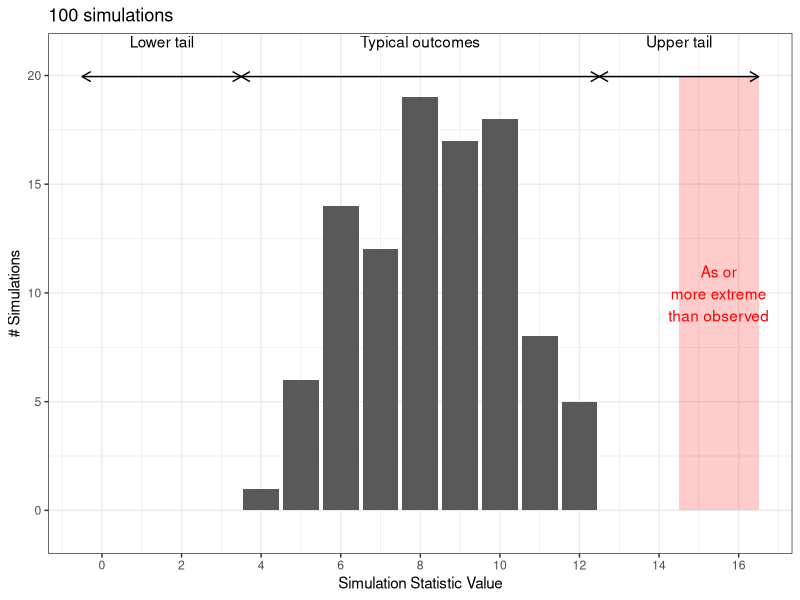
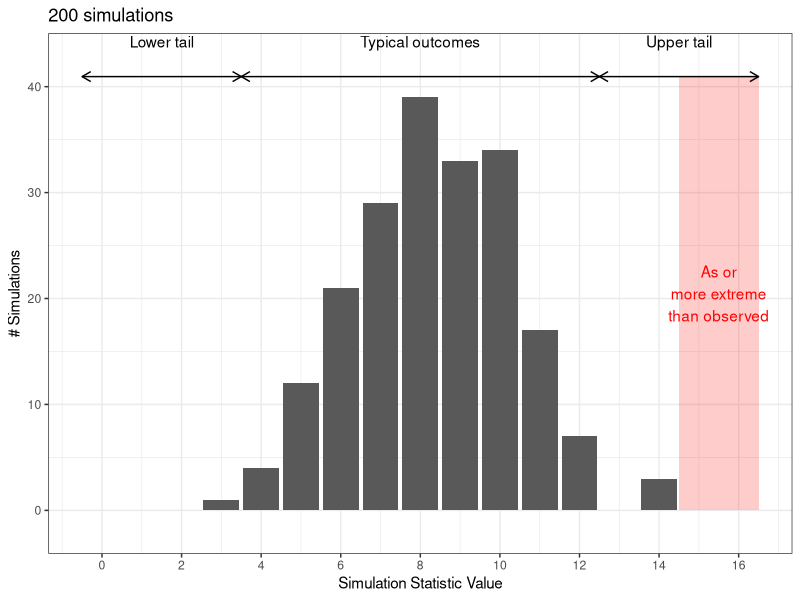
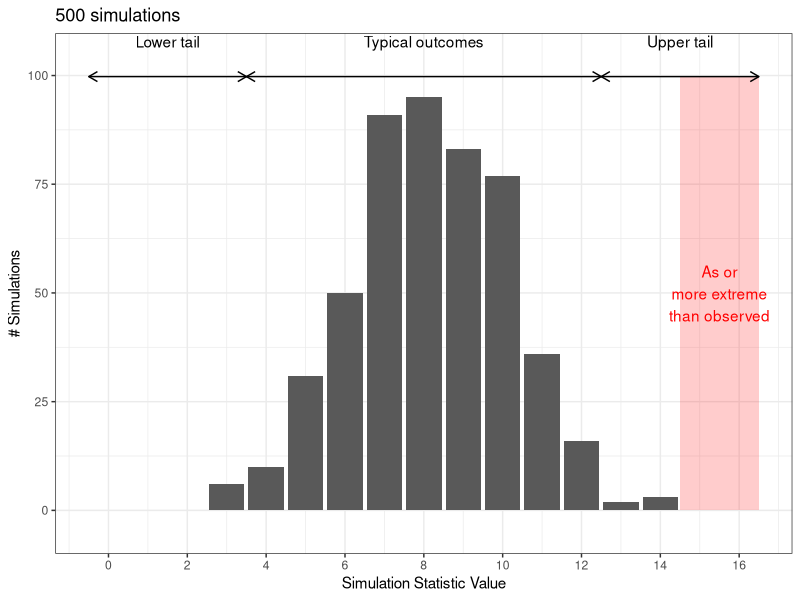
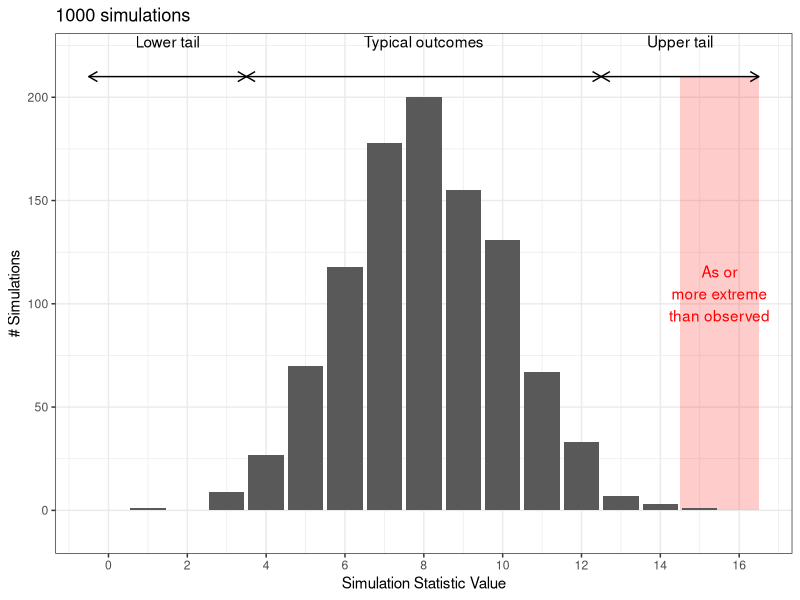
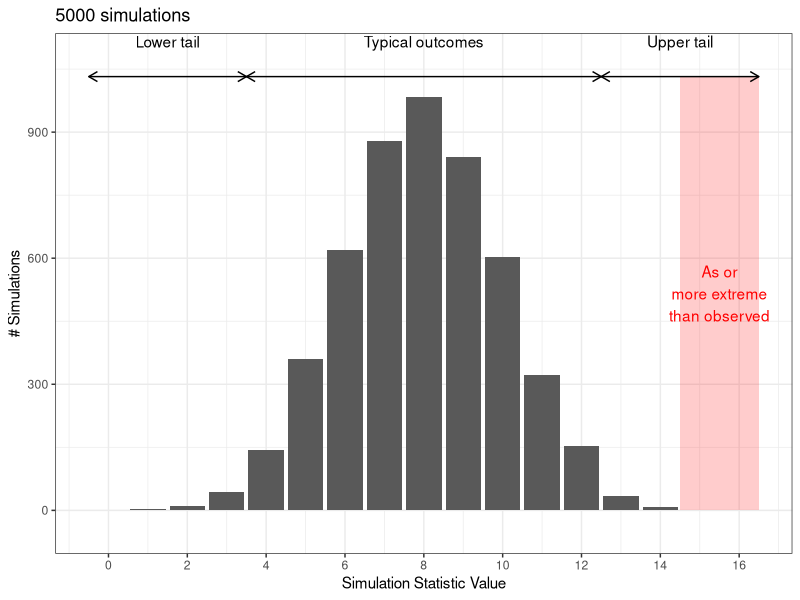
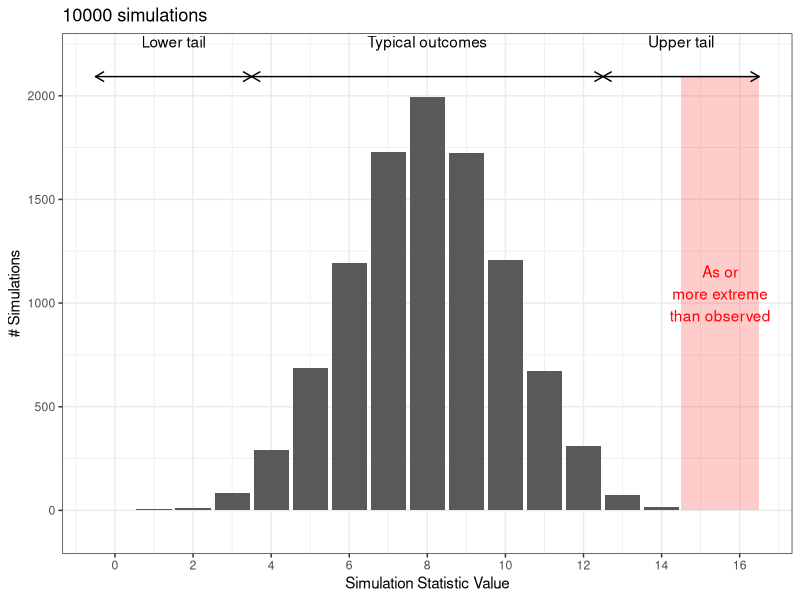
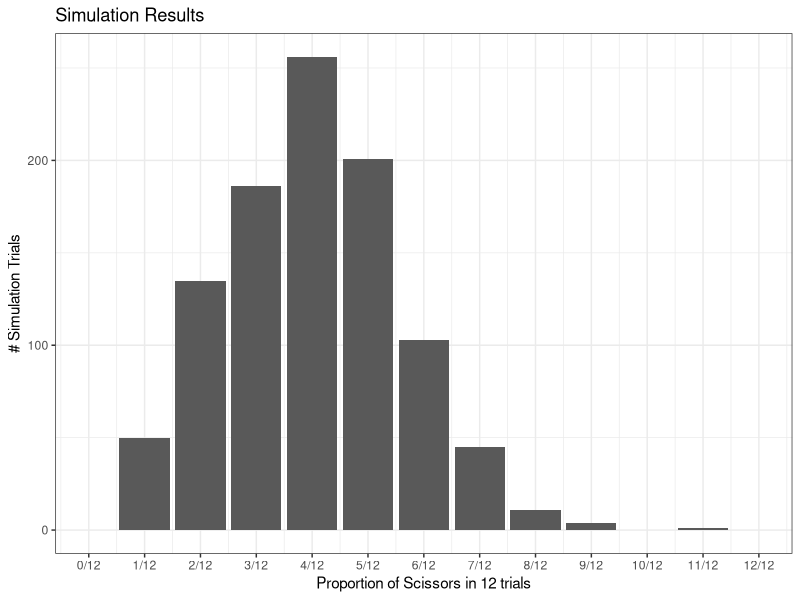
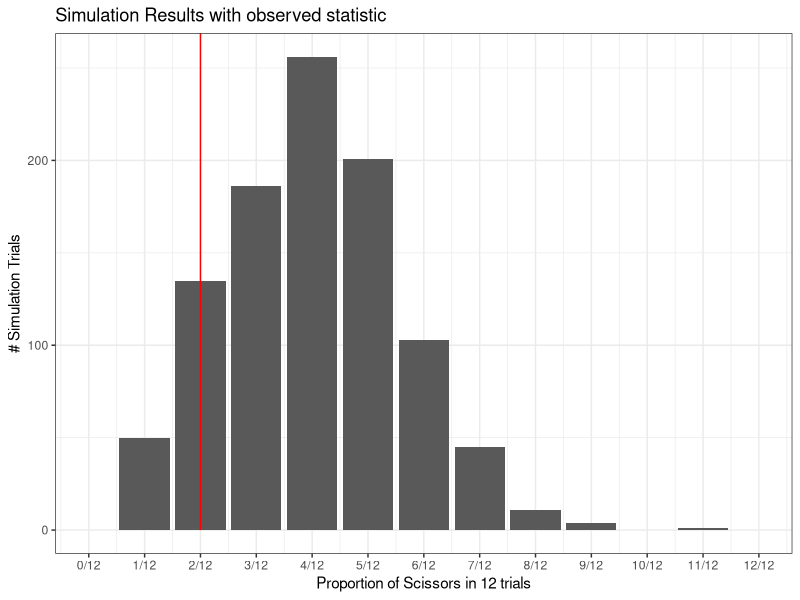

Source code (R) for these figures, in order:
## ---- chunk 1

library(ggplot2)
library(tidyverse)
knitr::opts_chunk$set(dpi=300, message = F, warning = F, echo = F, fig.width = 8, fig.height = 4, out.width = "80%", fig.align = "center", cache = T)
theme_set(theme_bw())
## ---- chunk 2
set.seed(50703092)
x2 <- rbinom(10000, 16, .5)
ymax <- function(x) max(table(x))*1.05
my_arrow <- arrow(ends = "both", length = unit(0.1, "inches"))

x <- x2[1:100]

ggplot(data = tibble(x = x), aes(x = x)) + 
  annotate("rect", xmin = 14.5, xmax = 16.5, ymin = 0, ymax = ymax(x), fill = "red", alpha = .2) + 
  annotate("text", x = 15.5, y = ymax(x)/2, vjust = .5, label = "As or\nmore extreme\nthan observed", color = "red") + 
  geom_bar(width = .9) + 
  annotate("segment", x = -0.5, xend = 3.5, y = ymax(x), yend = ymax(x), arrow = my_arrow) + 
  annotate("text", x = 1.5, y = Inf, vjust = 1.2, label = "Lower tail") + 
  annotate("segment", x = 3.5, xend = 12.5, y = ymax(x), yend = ymax(x), arrow =  my_arrow) + 
  annotate("text", x = 8, y = Inf, vjust = 1.2, label = "Typical outcomes") +
  annotate("segment", x = 12.5, xend = 16.5, y = ymax(x), yend = ymax(x), arrow =  my_arrow) + 
  annotate("text", x = 14.5, y = Inf, vjust = 1.2, label = "Upper tail") + 
  scale_y_continuous("# Simulations", expand = c(.1, 0)) + 
  scale_x_continuous("Simulation Statistic Value", breaks = (0:8)*2) + 
  ggtitle("100 simulations")

x <- x2[1:200]
ggplot(data = tibble(x = x), aes(x = x)) + 
  annotate("rect", xmin = 14.5, xmax = 16.5, ymin = 0, ymax = ymax(x), fill = "red", alpha = .2) + 
  annotate("text", x = 15.5, y = ymax(x)/2, vjust = .5, label = "As or\nmore extreme\nthan observed", color = "red") + 
  geom_bar(width = .9) + 
  annotate("segment", x = -0.5, xend = 3.5, y = ymax(x), yend = ymax(x), arrow = my_arrow) + 
  annotate("text", x = 1.5, y = Inf, vjust = 1.2, label = "Lower tail") + 
  annotate("segment", x = 3.5, xend = 12.5, y = ymax(x), yend = ymax(x), arrow =  my_arrow) + 
  annotate("text", x = 8, y = Inf, vjust = 1.2, label = "Typical outcomes") +
  annotate("segment", x = 12.5, xend = 16.5, y = ymax(x), yend = ymax(x), arrow =  my_arrow) + 
  annotate("text", x = 14.5, y = Inf, vjust = 1.2, label = "Upper tail") + 
  scale_y_continuous("# Simulations", expand = c(.1, 0)) + 
  scale_x_continuous("Simulation Statistic Value", breaks = (0:8)*2) + 
  ggtitle("200 simulations")


x <- x2[1:500]
ggplot(data = tibble(x = x), aes(x = x)) + 
  annotate("rect", xmin = 14.5, xmax = 16.5, ymin = 0, ymax = ymax(x), fill = "red", alpha = .2) + 
  annotate("text", x = 15.5, y = ymax(x)/2, vjust = .5, label = "As or\nmore extreme\nthan observed", color = "red") + 
  geom_bar(width = .9) + 
  annotate("segment", x = -0.5, xend = 3.5, y = ymax(x), yend = ymax(x), arrow = my_arrow) + 
  annotate("text", x = 1.5, y = Inf, vjust = 1.2, label = "Lower tail") + 
  annotate("segment", x = 3.5, xend = 12.5, y = ymax(x), yend = ymax(x), arrow =  my_arrow) + 
  annotate("text", x = 8, y = Inf, vjust = 1.2, label = "Typical outcomes") +
  annotate("segment", x = 12.5, xend = 16.5, y = ymax(x), yend = ymax(x), arrow =  my_arrow) + 
  annotate("text", x = 14.5, y = Inf, vjust = 1.2, label = "Upper tail") + 
  scale_y_continuous("# Simulations", expand = c(.1, 0)) + 
  scale_x_continuous("Simulation Statistic Value", breaks = (0:8)*2) + 
  ggtitle("500 simulations")


x <- x2[1:1000]
ggplot(data = tibble(x = x), aes(x = x)) + 
  annotate("rect", xmin = 14.5, xmax = 16.5, ymin = 0, ymax = ymax(x), fill = "red", alpha = .2) + 
  annotate("text", x = 15.5, y = ymax(x)/2, vjust = .5, label = "As or\nmore extreme\nthan observed", color = "red") + 
  geom_bar(width = .9) + 
  annotate("segment", x = -0.5, xend = 3.5, y = ymax(x), yend = ymax(x), arrow = my_arrow) + 
  annotate("text", x = 1.5, y = Inf, vjust = 1.2, label = "Lower tail") + 
  annotate("segment", x = 3.5, xend = 12.5, y = ymax(x), yend = ymax(x), arrow =  my_arrow) + 
  annotate("text", x = 8, y = Inf, vjust = 1.2, label = "Typical outcomes") +
  annotate("segment", x = 12.5, xend = 16.5, y = ymax(x), yend = ymax(x), arrow =  my_arrow) + 
  annotate("text", x = 14.5, y = Inf, vjust = 1.2, label = "Upper tail") + 
  scale_y_continuous("# Simulations", expand = c(.1, 0)) + 
  scale_x_continuous("Simulation Statistic Value", breaks = (0:8)*2) + 
  ggtitle("1000 simulations")


x <- x2[1:5000]
ggplot(data = tibble(x = x), aes(x = x)) + 
  annotate("rect", xmin = 14.5, xmax = 16.5, ymin = 0, ymax = ymax(x), fill = "red", alpha = .2) + 
  annotate("text", x = 15.5, y = ymax(x)/2, vjust = .5, label = "As or\nmore extreme\nthan observed", color = "red") + 
  geom_bar(width = .9) + 
  annotate("segment", x = -0.5, xend = 3.5, y = ymax(x), yend = ymax(x), arrow = my_arrow) + 
  annotate("text", x = 1.5, y = Inf, vjust = 1.2, label = "Lower tail") + 
  annotate("segment", x = 3.5, xend = 12.5, y = ymax(x), yend = ymax(x), arrow =  my_arrow) + 
  annotate("text", x = 8, y = Inf, vjust = 1.2, label = "Typical outcomes") +
  annotate("segment", x = 12.5, xend = 16.5, y = ymax(x), yend = ymax(x), arrow =  my_arrow) + 
  annotate("text", x = 14.5, y = Inf, vjust = 1.2, label = "Upper tail") + 
  scale_y_continuous("# Simulations", expand = c(.1, 0)) + 
  scale_x_continuous("Simulation Statistic Value", breaks = (0:8)*2) + 
  ggtitle("5000 simulations")


x <- x2[1:10000]
ggplot(data = tibble(x = x), aes(x = x)) + 
  annotate("rect", xmin = 14.5, xmax = 16.5, ymin = 0, ymax = ymax(x), fill = "red", alpha = .2) + 
  annotate("text", x = 15.5, y = ymax(x)/2, vjust = .5, label = "As or\nmore extreme\nthan observed", color = "red") + 
  geom_bar(width = .9) + 
  annotate("segment", x = -0.5, xend = 3.5, y = ymax(x), yend = ymax(x), arrow = my_arrow) + 
  annotate("text", x = 1.5, y = Inf, vjust = 1.2, label = "Lower tail") + 
  annotate("segment", x = 3.5, xend = 12.5, y = ymax(x), yend = ymax(x), arrow =  my_arrow) + 
  annotate("text", x = 8, y = Inf, vjust = 1.2, label = "Typical outcomes") +
  annotate("segment", x = 12.5, xend = 16.5, y = ymax(x), yend = ymax(x), arrow =  my_arrow) + 
  annotate("text", x = 14.5, y = Inf, vjust = 1.2, label = "Upper tail") + 
  scale_y_continuous("# Simulations", expand = c(.1, 0)) + 
  scale_x_continuous("Simulation Statistic Value", breaks = (0:8)*2) + 
  ggtitle("10000 simulations")
  
## ---- chunk 3
set.seed(2016100700)
df <- tibble(x = rbinom(1000, 12, 1/3)/12)

ggplot(df, aes(x = x)) + geom_bar() + 
  scale_x_continuous("Proportion of Scissors in 12 trials", breaks = (0:12)/12,
                     labels = sprintf("%d/12", 0:12), limits = c(0, 1)) +
  scale_y_continuous("# Simulation Trials") + 
  ggtitle("Simulation Results")
## ---- chunk 4

ggplot(df, aes(x = x)) + geom_bar() + 
  scale_x_continuous("Proportion of Scissors in 12 trials", breaks = (0:12)/12,
                     labels = sprintf("%d/12", 0:12), limits = c(0, 1)) +
  scale_y_continuous("# Simulation Trials") + 
  ggtitle("Simulation Results with observed statistic") +
  annotate("segment", y = 0, yend = Inf, x = 2/12, xend = 2/12, color = "red")

## ---- chunk 5
ggplot(df, aes(x = x)) + geom_bar() + 
  scale_x_continuous("Proportion of Scissors in 12 trials", breaks = (0:12)/12,
                     labels = sprintf("%d/12", 0:12), limits = c(0, 1)) +
  scale_y_continuous("# Simulation Trials") +  
  ggtitle("Which direction to go?") +
  annotate("segment", y = 0, yend = Inf, x = 2/12, xend = 2/12, color = "red") +
  annotate("text", y = 175, x = 1/12, label = "atop(displaystyle(atop(In~the,direction)),of~H[A])", color = "red", parse = T, vjust = 0) + 
  annotate("segment", x = 1.75/12, xend = 0, y = 150, yend = 150, color = "red", arrow = arrow(ends = "last", length = unit(0.1, "inches")) )
## ---- chunk 6

df <- df %>%
  mutate(extreme = factor(x <=2/12, labels = c("Not extreme", "Extreme"))) 

ggplot(df, aes(x = x, fill = extreme)) + geom_bar() + 
  scale_fill_manual("", values = c("Extreme" = "red", "Not extreme" = "grey20")) + 
  theme(legend.title = element_blank(), legend.position = c(1, 1), legend.justification = c(1,1), legend.background = element_rect(fill = "transparent")) + 
  scale_x_continuous("Proportion of Scissors in 12 trials", breaks = (0:12)/12,
                     labels = sprintf("%d/12", 0:12), limits = c(0, 1)) +
  scale_y_continuous("# Simulation Trials") + 
  ggtitle("Simulation statistics as or more extreme than the observed statistic") +
  annotate("segment", y = 0, yend = Inf, x = 2/12, xend = 2/12, color = "red") +
  annotate("text", y = 175, x = 1/12, label = "atop(displaystyle(atop(In~the,direction)),of~H[A])", color = "red", parse = T, vjust = 0) + 
  annotate("segment", x = 1.75/12, xend = 0, y = 150, yend = 150, color = "red", arrow = arrow(ends = "last", length = unit(0.1, "inches")) )

## ---- chunk 7
ggplot(df, aes(x = x, fill = extreme)) + geom_bar() + 
  scale_fill_manual("", values = c("Extreme" = "red", "Not extreme" = "grey20")) + 
  theme(legend.title = element_blank(), legend.position = c(1, 1), legend.justification = c(1,1), legend.background = element_rect(fill = "transparent")) + 
  scale_x_continuous("Proportion of Scissors in 12 trials", breaks = (0:12)/12,
                     labels = sprintf("%d/12", 0:12), limits = c(0, 1)) +
  scale_y_continuous("# Simulation Trials") + 
  ggtitle("Simulation Results with p-value calculation") +
  annotate("segment", y = 0, yend = Inf, x = 2/12, xend = 2/12, color = "red") +
  annotate("text", y = 175, x = 1/12, label = "atop(displaystyle(atop(In~the,direction)),of~H[A])", color = "red", parse = T, vjust = 0) + 
  annotate("segment", x = 1.75/12, xend = 0, y = 150, yend = 150, color = "red", arrow = arrow(ends = "last", length = unit(0.1, "inches")) ) #+ 
  # annotate("text", x = 12, y = 150, label = paste("P~bgroup('(', x^'*'<= 2,')')~phantom(0)== frac(", sum(df$extreme == "Extreme"), ", ", nrow(df), ")~phantom(0)== ", mean(df$extreme == "Extreme")), parse = T, hjust = 1)

## ---- chunk 8
set.seed(342509182)
tbl <- tibble(x = rbinom(1000, 10, .15)/10, extreme = x > .8)

ggplot(tbl, aes(x = x, fill = extreme)) + 
  geom_bar() + 
  scale_x_continuous(limits = c(-0.05, 1), breaks = (0:10)/10, "30 Day Mortality Rate, 10 patients") + 
  scale_y_continuous("# Simulated Cases") + 
  annotate("segment", x = 0.8, xend = 0.8, y = 0, yend = Inf) + 
  annotate("label", x = 0.8, y = 300, label = "St. George's\nMortality Rate") +
  annotate("text", x = .9, y = -Inf, label = sprintf("Mean: %0.3f  \nSD: %0.3f  \nProp: %0.3f  ", mean(tbl$x), sd(tbl$x), mean(tbl$extreme)), hjust = 0, vjust = -0.25)
## ---- chunk 9
set.seed(342509182)
tbl1 <- tibble(x = rbinom(1000, 361, .15)/361, extreme = x > 71/361)

ggplot(tbl1, aes(x = x, fill = extreme)) + 
  geom_bar() + 
  scale_x_continuous("30 Day Mortality Rate, 361 patients") + 
  scale_y_continuous("# Simulated Cases") + 
  annotate("segment", x = 71/361, xend = 71/361, y = 0, yend = Inf) + 
  annotate("label", x = 71/361, y = 40, label = "St. George's\nMortality Rate\n(1986-2000)") +
  annotate("text", x = .08, y = Inf, label = sprintf("Mean: %0.3f\nSD: %0.3f\nProp: %0.3f", mean(tbl1$x), sd(tbl1$x), mean(tbl1$extreme)), nudge_x = .15, hjust = 0, vjust = 1.5)
## ---- chunk 10

tibble(
  x = seq(-5, 5, .01),
  y = dnorm(x),
  evidence = case_when(abs(x) < 1.5 ~ "little or none", 
                       abs(x) <= 2 ~ "moderate",
                       abs(x) <= 3 ~ "strong", 
                       TRUE ~ "very strong") %>%
    factor(levels = rev(c("little or none", "moderate", "strong", "very strong")), ordered = T),
  side = ifelse(abs(x) < 1.5, TRUE, x >= 0)
) %>% 
ggplot(aes(x = x)) + 
  geom_area(aes(x = x, y = y, fill = evidence, color = evidence, group = interaction(evidence, side))) + 
  geom_ribbon(aes(x = x, ymin = -Inf, ymax = 0, color = evidence, fill = evidence)) + 
  annotate("rect", xmin = -Inf, xmax = Inf, ymin = -Inf, ymax = 0, alpha = 0.75, fill = "white", color = NA) + 
  stat_function(fun = dnorm, geom = "line") + 
  xlab("Standardized Statistic (z) Value") + 
  ggtitle("Interpretation of Standardized Statistic Values") + 
  coord_cartesian(xlim = c(-4, 4)) + 
  theme(legend.position = "bottom", axis.title.y = element_blank())
## ---- chunk 11
tbl <- tibble(n = c(32, 128, 256), x = purrr::map(n, rbinom, n = 100, prob = 23/32)) %>%
  unnest(x) %>%
  mutate(x = x/n)

ggplot(tbl, aes(x = x)) + 
  geom_histogram(bindwidth = .02) + 
  facet_wrap(~n, labeller = "label_both", ncol = 1) + 
  ylab("# Simulations") + 
  xlab("Simulated Proportion")
## ---- chunk 12
tbl <- tibble(x = seq(-4, 4, .01), y = dnorm(x)) %>%
  mutate(`One Sided` = ifelse(x > 2, y, NA), `Two Sided` = ifelse(abs(x) > 2, y, NA), sign = x >= 0) %>%
  pivot_longer(`One Sided`:`Two Sided`, names_to = "Type", values_to = "value")
  

ggplot(tbl) + 
  geom_area(aes(x = x, y = value, group = interaction(Type, sign)), fill = "darkgreen") + 
  geom_line(aes(x = x, y = y)) + 
  facet_wrap(~Type) + 
  theme(axis.title = element_blank())
## ---- chunk 13
set.seed(41209083)
tbl <- tibble(x = rbinom(10000, 10, .5)/10)

ggplot(tbl, aes(x = x)) + 
  geom_bar() + 
  ylab("# simulations") + xlab("Proportion of heads") + 
  annotate("text", x = 0, y = 2500, label = sprintf("Mean: %0.3f\nSD: %0.3f", mean(tbl$x), sd(tbl$x)), vjust = 1, hjust = 0)
## ---- chunk 14
set.seed(204908579)
tbl <- tibble(x = rbinom(100, 10, .5)/10, one_sided = x >= .8, two_sided = abs(x - .5) >= .3) %>%
  pivot_longer(-x, names_to = "type", values_to = "extreme") %>%
  mutate(type = str_replace(type, "_", " ") %>% str_to_title())

ggplot(tbl, aes(x = x)) + 
  geom_dotplot(aes(fill = extreme)) + 
  facet_wrap(~type) + 
  scale_fill_discrete(guide = F) + 
  scale_x_continuous("Proportion", breaks = (0:10)/10, limits = c(0,1)) + 
  theme(axis.title.y = element_blank(), axis.text.y = element_blank(), axis.ticks.y = element_blank())

one_sided <- sprintf("$p=%.2f$", tbl %>% filter(type == "One Sided") %>% `[[`("extreme") %>% mean(na.rm = T))
two_sided <- sprintf("$p=%.2f$", tbl %>% filter(type == "Two Sided") %>% `[[`("extreme") %>% mean(na.rm = T))
## ---- chunk 15
set.seed(2016100700)
df <- bind_rows(
    tibble(x = rbinom(1000, 12, 1/3)/12, example = "Rock Paper Scissors"),
    tibble(x = rbinom(1000, 10, .15)/10, example = "Heart Transplant - 10 cases"),
    tibble(x = rbinom(500, 361, .15)/361, example = "Heart Transplant - 361 cases"),
    tibble(x = rbinom(1000, 10, .5)/10, example = "Fair Coin"),
    tibble(x = rbinom(1000, 16, .5)/16, example = "Doris and Buzz")
  )

ggplot(df, aes(x = x)) + geom_histogram(breaks = (0:50)/50) + 
  facet_wrap(~example, scales = "free_y") + 
  scale_x_continuous("Proportion of Successes") +
  scale_y_continuous("# Simulation Trials") + 
  ggtitle("Simulation Results")
## ---- chunk 16
set.seed(2016100700)
df <- bind_rows(
    tibble(x = rbinom(1000, 12, 1/3)/12, example = "Rock Paper Scissors"),
    tibble(x = rbinom(1000, 10, .15)/10, example = "Heart Transplant\n10 cases"),
    tibble(x = rbinom(500, 361, .15)/361, example = "Heart Transplant\n361 cases"),
    tibble(x = rbinom(1000, 10, .5)/10, example = "Fair Coin"),
    tibble(x = rbinom(1000, 16, .5)/16, example = "Doris and Buzz")
  )

ggplot(df, aes(x = x)) + geom_histogram(breaks = (0:50)/50) + 
  facet_wrap(~example, scales = "free_y", ncol = 5) + 
  scale_x_continuous("Proportion of Successes") +
  scale_y_continuous("# Simulation Trials") + 
  ggtitle("Simulation Results")

## ---- chunk 17
tbl <- expand_grid(size = c(20, 30, 40, 50, 100, 150, 200, 500),
                   prob = c(.05, .15, .3)) %>%
  mutate(sample = purrr::pmap(., rbinom, n = 1000)) %>% 
  unnest_longer(sample) %>%
  mutate(sample = sample/size) %>% 
  mutate(n = size) %>% nest(-n)

plot_hists <- function(data) {
  bw <- 1/unique(data$size)
  sz <- unique(data$size)
  print(ggplot(data, aes(x = sample)) + 
          geom_vline(aes(xintercept = prob), data = unique(select(data, prob)), color = "red") + 
    geom_histogram(binwidth = .025) + 
    facet_grid(.~prob, label = "label_both") + 
    ggtitle(paste("1000 samples with n = ", sz)) + 
    scale_x_continuous("Sample proportion", limits = c(0, 1))) + 
    theme(axis.text.y = element_text(angle = 90, vjust = 0.5, hjust = 0.5))
}

tbl$data %>%
  purrr::walk(plot_hists)
